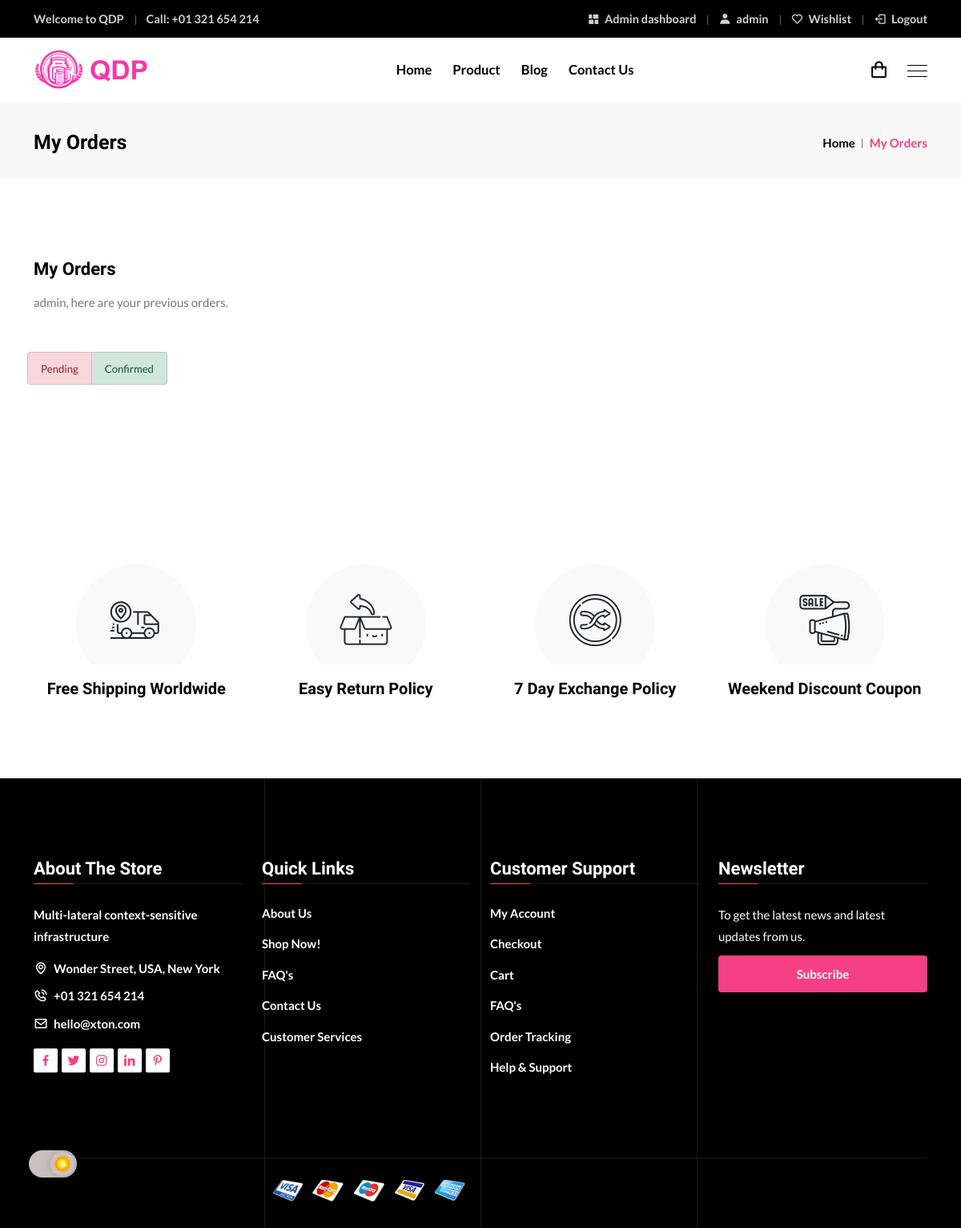
Page /my_orders/ (signed in) on the committed database.
### shop/models.py (models this page shows, shortened)
class User(AbstractUser):
    username = models.CharField(max_length=255, unique=True)
    first_name = models.CharField(max_length=30)
    last_name = models.CharField(max_length=150)
    email = models.EmailField(unique=True)
    role = models.ForeignKey(Roles, on_delete=models.SET_NULL, null=True, blank=True, default=2)
    avatar = models.ImageField(upload_to='avatars/', blank=True, default="avatars/default-avatar.png")
    metiers_hobbies = models.CharField(max_length=255, null=True, blank=True)
    bio = models.TextField(null=True, blank=True)
    image_banniere_profil = models.ImageField(upload_to='bannieres/', blank=True, default="bannieres/default-banner.webp")
    produits_wishlist = models.ManyToManyField('Produits', related_name='wishlists', blank=True)
    commandes_passees = models.ManyToManyField('Commandes',related_name='commandes', blank=True)
    abonne_newsletter = models.BooleanField(default=False)
    promo_code_used = models.BooleanField(default=False)

class InfosQDP(models.Model):
    adresse = models.CharField(max_length=255)
    email = models.EmailField()
    telephone = models.CharField(max_length=20)
    fax = models.CharField(max_length=20)
    slogan_site = models.CharField(max_length=255)

### shop/views.py (the view)
# urls.py: path('my_orders/', views.my_orders, name='my_orders'),
@login_required(login_url='login')
def my_orders(request):
    commandes = Commandes.objects.filter(user=request.user).order_by('-id')
    prod_commandes = ProduitsCommandes.objects.all()
    context = locals()
    return render(request, 'shop/my_orders.html', context)

### backend_projet/accessRestrictionMiddleware.py (called while the page is built)
    def __call__(self, request):
        if request.path == reverse('login') and request.user.is_authenticated:
            return redirect('home')  # Rediriger vers la page d'accueil ou une autre page lorsque l'accès est restreint
        if request.path.startswith(reverse('admin_home')):
            allowed_roles = ['admin', 'webmaster', 'stock', 'membre']
            if not request.user.is_authenticated or not request.user.role.role in allowed_roles:
                return redirect('home')  # Rediriger vers la page d'accueil ou une autre page lorsque l'accès est restreint
        response = self.get_response(request)
        return response

### shop/models.py (called while the page is built, shortened)
    @staticmethod
    def get_total_panier(user):
        if user:
            panier_items = Panier.objects.filter(user=user)
            total = 0.0  # Initialisez le total en tant que float
            return total

### shop/templates/shop/my_orders.html (shortened to what this page needs)
{% extends "base.html" %}
{% load static %}
{% block head %}
    <link rel="stylesheet"
          href="{% static 'shop/assets/css/bootstrap.min.css' %}">
    <link rel="stylesheet"
          href="{% static 'shop/assets/css/animate.min.css' %}">
    <link rel="stylesheet"
          href="{% static 'shop/assets/css/boxicons.min.css' %}">
    <link rel="stylesheet" href="{% static 'shop/assets/css/flaticon.css' %}">
    <link rel="stylesheet"
          href="{% static 'shop/assets/css/magnific-popup.min.css' %}">
    <link rel="stylesheet"
          href="{% static 'shop/assets/css/nice-select.min.css' %}">
    <link rel="stylesheet" href="{% static 'shop/assets/css/slick.min.css' %}">
    <link rel="stylesheet"
          href="{% static 'shop/assets/css/owl.carousel.min.css' %}">
    <link rel="stylesheet"
          href="{% static 'shop/assets/css/meanmenu.min.css' %}">
    <link rel="stylesheet"
          href="{% static 'shop/assets/css/rangeSlider.min.css' %}">
    <link rel="stylesheet" href="{% static 'shop/assets/css/style.css' %}">
    <link rel="stylesheet" href="{% static 'shop/assets/css/dark.css' %}">
    <link rel="stylesheet" href="{% static 'shop/assets/css/responsive.css' %}">
    {% load bootstrap5 %}
{% endblock head %}
{% block content %}
    <div class="page-title-area">
        <div class="container">
            <div class="page-title-content">
                <h2>My Orders</h2>
                <ul>
                    <li>
                        <a href="{% url 'home' %}">Home</a>
                    </li>
                    <li>My Orders</li>
                </ul>
            </div>
        </div>
    </div>
    <section class="contact-area ptb-100">
        <div class="container">
            <div class="row">
                <div class="contact-info">
                    <h3>My Orders</h3>
                    <p>{{ user.username }}, here are your previous orders.</p>
                    <div class="row mt-5">
                        <ul class="list-group list-group-horizontal mb-4 ps-1">
                            <li class="list-group-item list-group-item-danger">
                                <small>Pending</small>
                            </li>
                            <li class="list-group-item list-group-item-success">
                                <small>Confirmed</small>
                            </li>
                        </ul>
                    </div>
                </div>
            </div>
        </div>
    </section>
    <section class="facility-area pt-100 pb-70">
        <div class="container">
            <div class="facility-slides owl-carousel owl-theme">
                <div class="single-facility-box">
                    <div class="icon">
                        <i class='flaticon-tracking'></i>
                    </div>
                    <h3>Free Shipping Worldwide</h3>
                </div>
                <div class="single-facility-box">
                    <div class="icon">
                        <i class='flaticon-return'></i>
                    </div>
                    <h3>Easy Return Policy</h3>
                </div>
                <div class="single-facility-box">
                    <div class="icon">
                        <i class='flaticon-shuffle'></i>
                    </div>
                    <h3>7 Day Exchange Policy</h3>
                </div>
                <div class="single-facility-box">
                    <div class="icon">
                        <i class='flaticon-sale'></i>
                    </div>
                    <h3>Weekend Discount Coupon</h3>
                </div>
            </div>
        </div>
    </section>
{% endblock content %}

### shop/templates/shop/components/header.html
<div class="top-header">
    <div class="container">
        <div class="row align-items-center">
            <div class="col-lg-6 col-md-12">
                <ul class="header-contact-info">
                    <li>Welcome to QDP</li>
                    <li>
                        Call: <a href="tel:+01321654214">+01 321 654 214</a>
                    </li>
                </ul>
            </div>
            <div class="col-lg-6 col-md-12">
                <ul class="header-top-menu">
                    {% if user.is_authenticated and not is_membre %}
                        <li>
                            <a href="{% url 'admin_home' %}"><i class='bx bxs-dashboard bx-rotate-90'></i> Admin dashboard</a>
                        </li>
                    {% endif %}
                    {% if not user.is_authenticated %}
                        <li>
                            <a href="{% url 'login' %}"><i class='bx bxs-user'></i> My Account</a>
                        </li>
                    {% else %}
                        <li>
                            <a href="{% url 'account' %}"><i class='bx bxs-user'></i> {{ user.username }}</a>
                        </li>
                    {% endif %}
                    {% if user.is_authenticated %}
                    <li>
                        <a href="#"
                        data-bs-toggle="modal"
                        data-bs-target="#shoppingWishlistModal"><i class='bx bx-heart'></i> Wishlist</a>
                    </li>
                    {% endif %}
                    {% if not user.is_authenticated %}
                        <li>
                            <a href="{% url 'login' %}"><i class='bx bx-log-in'></i> Login</a>
                        </li>
                    {% else %}
                        <li>
                            <a href="{% url 'logout' %}"><i class='bx bx-log-out'></i> Logout</a>
                        </li>
                    {% endif %}
                </ul>
            </div>
        </div>
    </div>
</div>

### shop/templates/shop/components/footer.html (shortened to what this page needs)
{% load static %}
<footer class="footer-area">
    <div class="container">
        <div class="row">
            <div class="col-lg-3 col-md-6 col-sm-6">
                <div class="single-footer-widget">
                    <h3>About The Store</h3>
                    <div class="about-the-store">
                        <p>{{ infos.slogan_site }}</p>
                        <ul class="footer-contact-info">
                            <li><i class='bx bx-map'></i> <a href="#" target="_blank">{{ infos.adresse }}</a></li>
                            <li><i class='bx bx-phone-call'></i> <a href="tel:{{ infos.telephone }}">{{ infos.telephone }}</a></li>
                            <li><i class='bx bx-envelope'></i> <a href="mailto:{{ infos.email }}">{{ infos.email }}</a></li>
                        </ul>
                    </div>
                    <ul class="social-link">
                        <li><a href="#" class="d-block" target="_blank"><i class='bx bxl-facebook'></i></a></li>
                        <li><a href="#" class="d-block" target="_blank"><i class='bx bxl-twitter'></i></a></li>
                        <li><a href="#" class="d-block" target="_blank"><i class='bx bxl-instagram'></i></a></li>
                        <li><a href="#" class="d-block" target="_blank"><i class='bx bxl-linkedin'></i></a></li>
                        <li><a href="#" class="d-block" target="_blank"><i class='bx bxl-pinterest-alt'></i></a></li>
                    </ul>
                </div>
            </div>
            <div class="col-lg-3 col-md-6 col-sm-6">
                <div class="single-footer-widget pl-4">
                    <h3>Quick Links</h3>
                    <ul class="quick-links">
                        <li><a href="#">About Us</a></li>
                        <li><a href="{% url 'all_products' %}">Shop Now!</a></li>
                        <li><a href="#">FAQ's</a></li>
                        <li><a href="{% url 'contact' %}">Contact Us</a></li>
                        <li><a href="{% url 'contact' %}">Customer Services</a></li>
                    </ul>
                </div>
            </div>
            <div class="col-lg-3 col-md-6 col-sm-6">
                <div class="single-footer-widget">
                    <h3>Customer Support</h3>
                    <ul class="customer-support">
                        <li><a href="{% url 'home' %}">My Account</a></li>
                        <li><a href="{% url 'checkout' %}">Checkout</a></li>
                        <li><a href="{% url 'cart' %}">Cart</a></li>
                        <li><a href="#">FAQ's</a></li>
                        <li><a href="#">Order Tracking</a></li>
                        <li><a href="{% url 'contact' %}">Help & Support</a></li>
                    </ul>
                </div>
            </div>
            <div class="col-lg-3 col-md-6 col-sm-6">
                <div class="single-footer-widget">
                    <h3>Newsletter</h3>
                    <div class="footer-newsletter-box">
                        <p>To get the latest news and latest updates from us.</p>
                        <form class="newsletter-form" data-bs-toggle="validator" method="post">
                            {% if not user.abonne_newsletter %}<button type="submit">Subscribe</button>{% else %}<button type="submit" disabled>Subscribe</button>{% endif %}
                        </form>
                    </div>
                </div>
            </div>
        </div>
        <div class="footer-bottom-area">
            <div class="row align-items-center">
                <div class="col-lg-6 col-md-6">
                    <ul class="payment-types">
                        <li><a href="#" target="_blank"><img src="{% static 'shop/assets/img/payment/visa.png' %}" alt="image"></a></li>
                        <li><a href="#" target="_blank"><img src="{% static 'shop/assets/img/payment/mastercard.png' %}" alt="image"></a></li>
                        <li><a href="#" target="_blank"><img src="{% static 'shop/assets/img/payment/mastercard2.png' %}" alt="image"></a></li>
                        <li><a href="#" target="_blank"><img src="{% static 'shop/assets/img/payment/visa2.png' %}" alt="image"></a></li>
                        <li><a href="#" target="_blank"><img src="{% static 'shop/assets/img/payment/expresscard.png' %}" alt="image"></a></li>
                    </ul>
                </div>
            </div>
        </div>
    </div>
    <div class="lines">
    </div>
</footer>

### rows in the picture
User: username "admin"
InfosQDP: slogan_site "Multi-lateral context-sensitive infrastructure", adresse "Wonder Street, USA, New York", telephone "+01 321 654 214", email "hello@xton.com"
